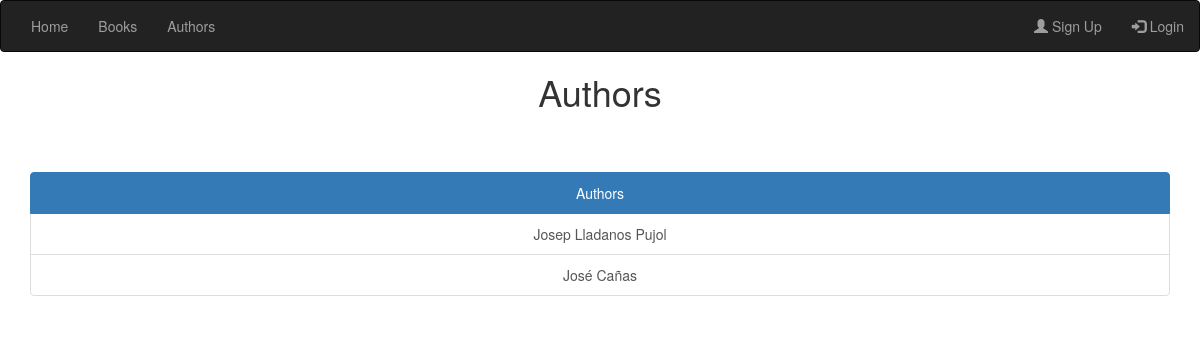
The page /author/ on the database as committed earlier.
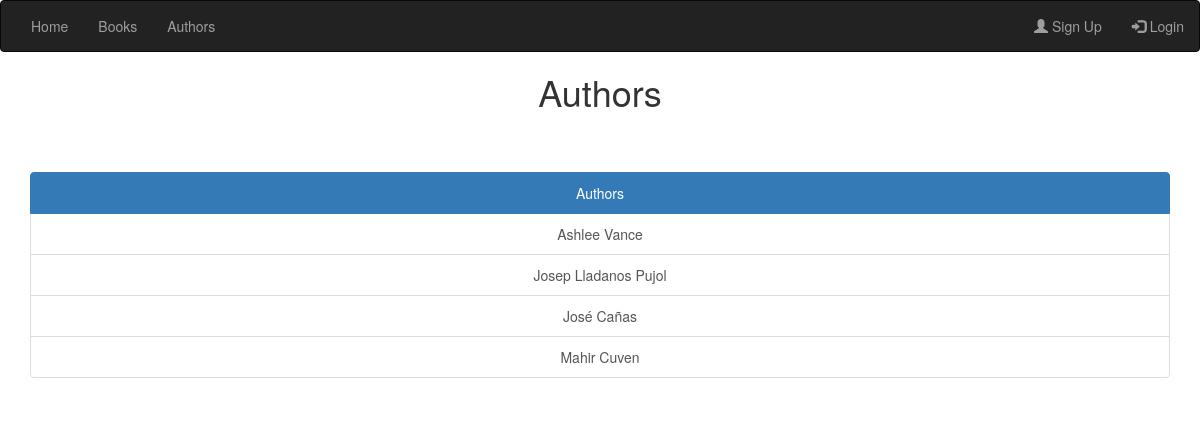
The same page on the database as committed later.
### catalog/models.py (models this page shows, shortened)
class Author(models.Model):
    first_name = models.CharField(max_length=32)
    second_name = models.CharField(max_length=32)
    native_language = models.ForeignKey(Language, on_delete=models.SET_NULL, null=True,
                                           help_text="Choose a language")
    user = models.ForeignKey(User, default=1, on_delete=models.CASCADE)

### catalog/views.py (the view)
# urls.py: path('author/', views.autores, name='author'),
def autores(request):
    autores = Author.objects.all().order_by('first_name')
    return render(request, 'nav/Autores.html', context={'autores': autores})

### templates/nav/Autores.html (shortened to what this page needs)
{% extends 'generic.html' %}
{% block content %}
     <h1 align="center" style="margin-bottom: 5%">Authors</h1>
        <span vocab="http://schema.org/" typeof="Listitem">
            <div class="container" >
              <div class="list-group" align="center">
                <a href="#" class="list-group-item active">Authors</a>
                {% for i in autores %}
                    <a property="item" typeof="Person" href="{% url 'author_detail' i.pk  %} " class="list-group-item"><span property="name">{{ i.first_name }} {{ i.second_name }}</span></a>
                {% endfor %}
              </div>
            </div>
        </span>
{% endblock %}

Rows that differ between the two databases and show on the page:
added Author: first_name "Ashlee", second_name "Vance"
added Author: first_name "Mahir", second_name "Cuven"
